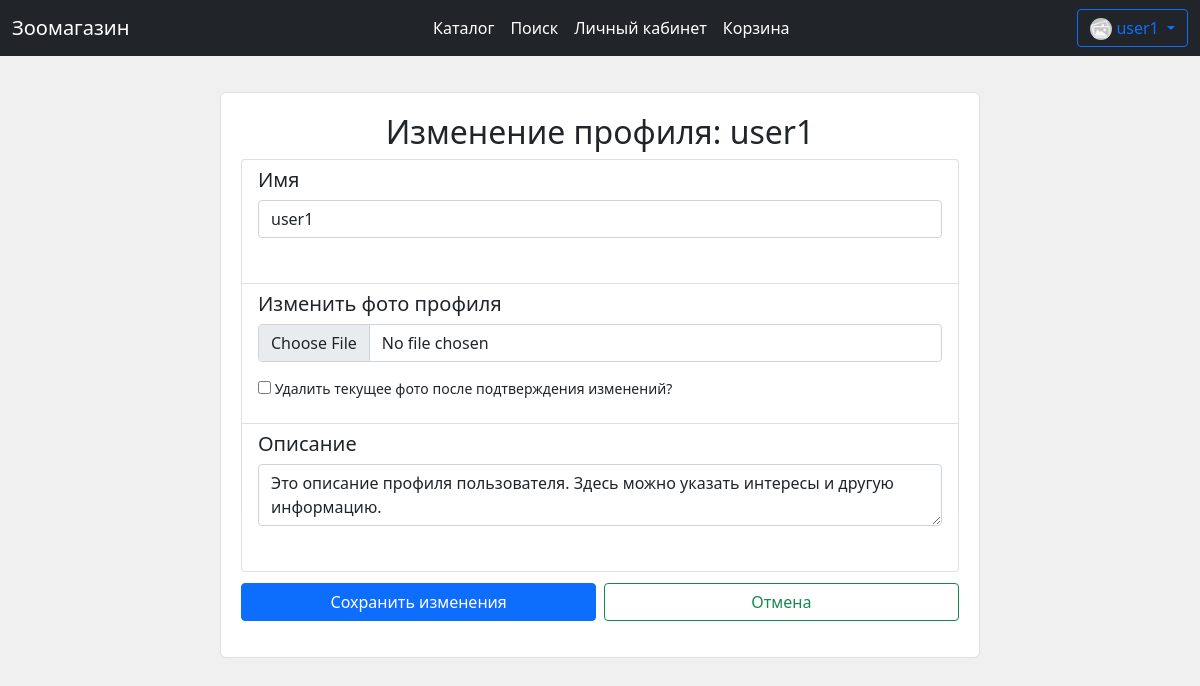
Page /edit_profile/1 (signed in) on the committed database.
### data/user.py (models this page shows, shortened)
class User(SqlAlchemyBase, UserMixin, SerializerMixin):
    __tablename__ = 'users'
    id = sqlalchemy.Column(
        sqlalchemy.Integer, autoincrement=True,
        primary_key=True, nullable=False)
    name = sqlalchemy.Column(sqlalchemy.String, nullable=False)
    email = sqlalchemy.Column(
        sqlalchemy.String, index=True, unique=True, nullable=True)
    hashed_password = sqlalchemy.Column(
        sqlalchemy.String, nullable=False)
    role_id = sqlalchemy.Column(
        sqlalchemy.Integer, sqlalchemy.ForeignKey('roles.id'), default=2)
    balance = sqlalchemy.Column(sqlalchemy.Integer, default=0)
    about = sqlalchemy.Column(
        sqlalchemy.String,
        default="Это описание профиля пользователя. Здесь можно указать интересы и другую информацию.")
    profile_img_path = sqlalchemy.Column(sqlalchemy.String, default='static/imgs/noimg.jpg')
    time = sqlalchemy.Column(sqlalchemy.DateTime, default=datetime.now)
    role = orm.relation('Role')

### main.py (the view, shortened to what this page needs)
@app.route('/edit_profile/<int:user_id>', methods=['GET', 'POST'])
@login_required
def edit_profile(user_id):
    if current_user.id == user_id:
        form = UserForm()
        session = db_session.create_session()
        user = session.query(User).filter(User.id == user_id).first()
        if request.method == "GET":
            form.name.data = user.name
            form.about.data = user.about
            return render_template('user_edit.html', form=form, user=user)
    else:
        return redirect('/')

### forms/userform.py
class UserForm(FlaskForm):
    profile_img = FileField(
        'Изменить фото профиля', validators=[
            FileAllowed(['jpg', 'png'])])
    delete_img = BooleanField('Удалить текущее фото после подтверждения изменений?')
    about = TextAreaField('Описание')
    name = StringField('Имя', validators=[DataRequired()])
    submit = SubmitField('Сохранить изменения')

### data/db_session.py (called while the page is built)
def create_session() -> Session:
    global __factory
    return __factory()

### main.py (called while the page is built)
@login_manager.user_loader
def load_user(user_id):
    session = db_session.create_session()
    return session.query(User).get(user_id)

### templates/user_edit.html (shortened to what this page needs)
{% extends "base.html" %}
{% block content %}
<div style="margin: auto;margin-top: 3%;padding: 20px;font-size: 14px;background-color: #fff;border: 1px solid #e0e0e0;border-radius: 6px 6px 6px 6px; max-width: 760px">
    <h2 style="text-align: center;">Изменение профиля: {{ user.name }}</h2>
    <form action="" method="POST" enctype="multipart/form-data">
        <ul class="list-group">
            <li class="list-group-item">
                <h5>{{ form.name.label }}</h5>
                <p>
                    {{ form.name(class="form-control") }}<br>
                </p>
            </li>
            <li class="list-group-item">
                <h5>{{ form.profile_img.label }}</h5>
                <p>
                    {{ form.profile_img(class="form-control") }}
                </p>
                <p>{{ form.delete_img() }} {{ form.delete_img.label }}</p>
            </li>
            <li class="list-group-item">
                <h5>{{ form.about.label }}</h5>
                <p>
                    {{ form.about(class="form-control") }}<br>
                </p>
            </li>
        </ul>
        <p>{{ form.submit(type="submit", class="btn btn-primary", style="width: 49.5%; margin-top: 1.5%; float: left;")
            }}
            <a class="btn btn-outline-success" href="/profile/{{ current_user.id }}"
               style="width: 49.5%; margin-top: 1.5%; margin-left: 1%;">Отмена</a></p>
    </form>
</div>
{% endblock %}

### templates/base.html (shortened to what this page needs)
<!DOCTYPE html>
<html>
<head>
    <link href="https://cdn.jsdelivr.net/npm/bootstrap@5.0.0-beta1/dist/css/bootstrap.min.css"
          rel="stylesheet"
>
    <link rel="stylesheet" href="https://cdn.jsdelivr.net/npm/bootstrap-icons@1.11.3/font/bootstrap-icons.min.css">
    {% set base_title = "Зоомагазин" %}
</head>
<body>
<header>
    <nav class="navbar navbar-expand-lg navbar-dark bg-dark">
        <div class="container-fluid">
            <a class="navbar-brand" href="/">{{ base_title }}</a>
            <div class="collapse navbar-collapse" id="navbarSupportedContent">
                <ul class="navbar-nav me-auto my-2 my-lg-0 navbar-nav-scroll"
                    style="margin-left: auto;margin-right: auto;--bs-scroll-height: 100px;">
                    <li class="nav-item">
                        <a class="nav-link active" aria-current="page" href="/">Каталог</a>
                    </li>
                    <li class="nav-item">
                        <a class="nav-link active" href="/search_products">Поиск</a>
                    </li>
                    <li class="nav-item">
                        <a class="nav-link active" href="/user_page">Личный кабинет</a>
                    </li>
                    <li class="nav-item">
                        <a class="nav-link active" href="/to_cart">Корзина</a>
                    </li>
                </ul>
                <form class="d-flex">
                    {% if current_user.is_authenticated %}
                    <div class="btn-group">
                        <div>
                            <button type="button" class="btn btn-outline-primary dropdown-toggle"
                                    data-bs-toggle="dropdown" data-bs-display="static" aria-expanded="false">
                                <img src="/{{ current_user.profile_img_path }}" width="22" height="22"
                                     style="border-radius: 100px;"
                                     onerror="this.src='/static/imgs/noimg.jpg'; this.alt='noimg.jpg';">
                                {{ current_user.name }}
                            </button>
                        </div>
                    </div>
                    {% else %}
                    <div>
                        <a class="btn btn-outline-info" href="/register">Регистрация</a>
                        <a class="btn btn-outline-warning" href="/login">Войти</a>
                    </div>
                    {% endif %}
                </form>
            </div>
        </div>
    </nav>
</header>
<main role="main">
    {% block content %}{% endblock %}
</main>
</body>
</html>

### templates/base.html (style rules this page uses)
body { background-color: #f0f0f0; }

### rows in the picture
User: name "user1", about "Это описание профиля пользователя. Здесь можно указать интересы и другую информацию."

### other values in the picture
{{ base_title }} "Зоомагазин"
